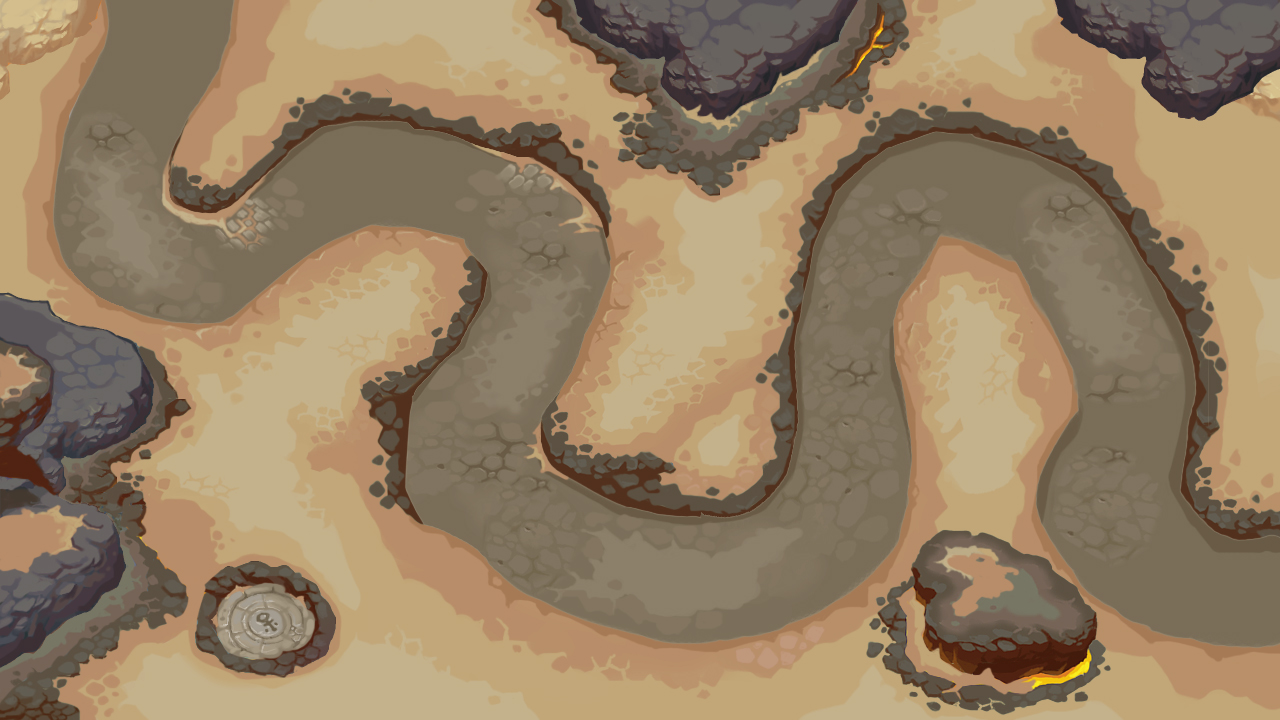

A level layout from a 2D game, rendered from its tile map. Below: a short description, then the map file with tile-grid data replaced by summaries:
An orthogonal 1x1 tile map with 1280x720 px tiles, 1 tile layer (场景背景层) and 5 objects (粒子效果, 炮塔1, 炮塔2, 骨骼动画, 路线1).

<map version="1.0" orientation="orthogonal" width="1" height="1" tilewidth="1280" tileheight="720">
 <tileset firstgid="1" name="BK" tilewidth="1280" tileheight="720">
  <image source="I5s尺寸SAND副本.jpg" width="1280" height="720" />
 </tileset>
 <layer name="场景背景层" width="1" height="1">
  <data>[1 cells, 1 non-empty, 1 distinct tile ids]</data>
 </layer>
 <objectgroup name="场景效果层" width="1" height="1">
  <object name="粒子效果" x="344" y="277" width="70" height="46">
   <ellipse />
  </object>
 </objectgroup>
 <objectgroup name="游戏炮塔层" width="1" height="1">
  <object name="炮塔1" x="650" y="295" width="78" height="67">
   <ellipse />
  </object>
  <object name="炮塔2" x="461" y="23" width="78" height="67">
   <ellipse />
  </object>
 </objectgroup>
 <objectgroup name="场景骨骼动画层" width="1" height="1">
  <object name="骨骼动画" x="225" y="383" width="66" height="31">
   <ellipse />
  </object>
 </objectgroup>
 <objectgroup name="场景怪物路线" width="1" height="1">
  <object name="路线1" x="174" y="8">
   <polyline points="0,0 -77,206 24,258 266,164 369,286 299,439 450,566 633,554 704,271 732,174 885,222 963,414 949,529 1030,590" />
  </object>
 </objectgroup>
</map>